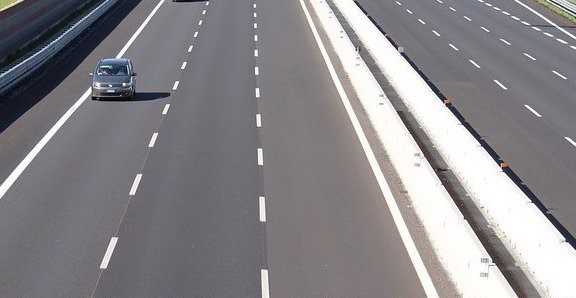
#> input picture line.jpg, 576 x 298 px, given in place of the camera
$ python Control.py
#> lines starting #> are read from the running program, lines starting #| are printed output that depends on the picture; after the words box and inside, x2 and y2 are one past the last pixel; in counts of white or black regions, pixels touching at a corner belong together
import time
import numpy as np
import cv2
from scipy import ndimage
import matplotlib.pyplot as plt

class Control():
    def __init__(self):
        self.imagen = []

    def GetImageCamera(self):
        cap = cv2.VideoCapture(0)
        while(True):
            ret,frame = cap.read()
#> frame is the input picture: shape (298, 576, 3); mean B, G, R 138, 134.5, 136.9
            cv2.imshow('img1',frame)
            if cv2.waitKey(1) & 0xFF == ord('\r'): #save on pressing 'y'
#> (key Esc is pressed here)
                cv2.destroyAllWindows()
                break
        cap.release()
        return self.__EnhacementImage(frame)

    def __EnhacementImage(self, img):
        self.__ShowImageUntilPress("Foto Utilizada", img)
#> (key Esc is pressed here)
        gray = cv2.cvtColor(img,cv2.COLOR_BGR2GRAY)
        print(gray.shape)
#| (298, 576)
        ret, imgf = cv2.threshold(gray, 120, 255, cv2.THRESH_BINARY_INV)
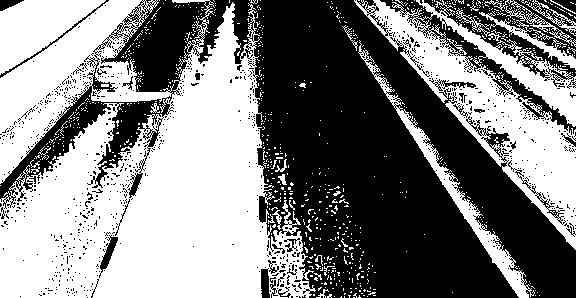
#> imgf: shape (298, 576); 51.1% white; 879 black regions (845 under 20 px), largest, box (x1, y1, x2, y2) and area: (0, 0, 576, 298) 72202, (424, 0, 576, 89) 4472, (380, 0, 576, 135) 2744
        gray =  imgf
        self.__ShowImageUntilPress("Foto Gris", gray)
        self.imagen = gray
        # [33 lines of commented-out code are left out]

    def __ShowImageUntilPress(self, message, img):
        while True:
            cv2.imshow(message, img)
            if cv2.waitKey(1) & 0xFF == ord('\r'): #save on pressing 'y'
                cv2.destroyAllWindows()
                break

if __name__ == "__main__":
    control = Control()
    control.GetImageCamera()
    n = 10
    l = 256
    im = ndimage.gaussian_filter(control.imagen, sigma=l/(4.*n))
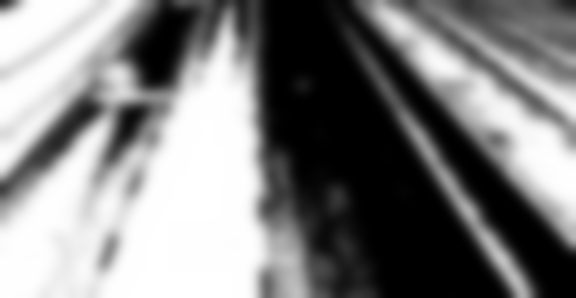
#> im: shape (298, 576); min 0, max 255, mean 129.5
    mask = im > im.mean()
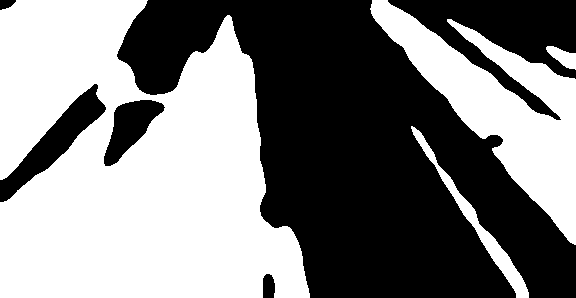
#> mask: shape (298, 576) bool; 50.3% white; 6 black regions, box (x1, y1, x2, y2) and area: (117, 0, 576, 298) 70568, (388, 0, 576, 120) 9106, (0, 84, 106, 202) 3325, (104, 100, 165, 166) 1983, (263, 274, 275, 298) 257, (0, 0, 16, 10) 114

    label_im, nb_labels = ndimage.label(mask)
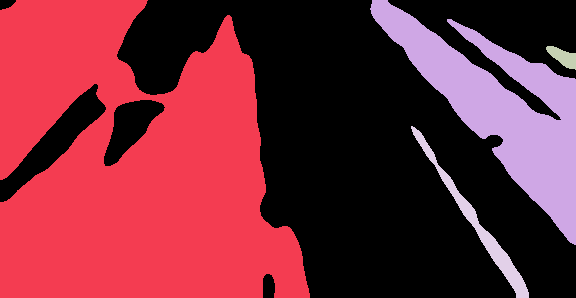
#> label_im: shape (298, 576) int32; 5 distinct labels, from 0 to 4; one colour per label, 0 black
#> nb_labels = 4
    print(nb_labels)
#| 4
    plt.figure(figsize=(9,3))

    plt.subplot(121)
    plt.imshow(mask, cmap=plt.cm.gray)
    plt.axis('off')

    plt.subplot(122)
    plt.imshow(label_im, cmap=plt.cm.viridis)

    print(label_im)
#> (printed output is left out)

    plt.axis('off')
    plt.subplots_adjust(wspace=0.02, hspace=0.02, top=1, bottom=0, left=0, right=1)
    plt.show()
